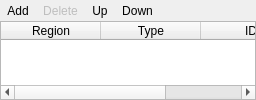
     <widget class="QWidget" name="top_frame" native="true">
      <property name="sizePolicy">
       <sizepolicy hsizetype="Expanding" vsizetype="MinimumExpanding">
        <horstretch>0</horstretch>
        <verstretch>0</verstretch>
       </sizepolicy>
      </property>
      <property name="maximumSize">
       <size>
        <width>16777215</width>
        <height>100</height>
       </size>
      </property>
      <layout class="QVBoxLayout" name="top_frame_layout">
       <property name="spacing">
        <number>0</number>
       </property>
       <property name="leftMargin">
        <number>0</number>
       </property>
       <property name="topMargin">
        <number>0</number>
       </property>
       <property name="rightMargin">
        <number>0</number>
       </property>
       <property name="bottomMargin">
        <number>0</number>
       </property>
       <item>
        <layout class="QGridLayout" name="gridLayout_1" columnstretch="0">
         <property name="leftMargin">
          <number>0</number>
         </property>
         <property name="topMargin">
          <number>0</number>
         </property>
         <property name="rightMargin">
          <number>0</number>
         </property>
         <property name="bottomMargin">
          <number>0</number>
         </property>
         <item row="0" column="0">
          <layout class="QHBoxLayout" name="horizontalLayout_1">
           <item>
            <widget class="QToolButton" name="toolbutton_add">
             <property name="toolTip">
              <string>Define new boundary condition over one or more regions</string>
             </property>
             <property name="text">
              <string>Add</string>
             </property>
             <property name="autoRaise">
              <bool>true</bool>
             </property>
            </widget>
           </item>
           <item>
            <widget class="QToolButton" name="toolbutton_delete">
             <property name="enabled">
              <bool>false</bool>
             </property>
             <property name="toolTip">
              <string>Delete boundary condition</string>
             </property>
             <property name="text">
              <string>Delete</string>
             </property>
             <property name="autoRaise">
              <bool>true</bool>
             </property>
            </widget>
           </item>
           <item>
            <widget class="QToolButton" name="toolbutton_up">
             <property name="toolTip">
              <string>Move selected row up</string>
             </property>
             <property name="text">
              <string>Up</string>
             </property>
             <property name="autoRaise">
              <bool>true</bool>
             </property>
            </widget>
           </item>
           <item>
            <widget class="QToolButton" name="toolbutton_down">
             <property name="toolTip">
              <string>Move selected row down</string>
             </property>
             <property name="text">
              <string>Down</string>
             </property>
             <property name="autoRaise">
              <bool>true</bool>
             </property>
            </widget>
           </item>
           <item>
            <spacer name="horizontalSpacer">
             <property name="orientation">
              <enum>Qt::Horizontal</enum>
             </property>
             <property name="sizeHint" stdset="0">
              <size>
               <width>40</width>
               <height>20</height>
              </size>
             </property>
            </spacer>
           </item>
          </layout>
         </item>
        </layout>
       </item>
       <item>
        <widget class="QTableWidget" name="tablewidget_regions">
         <property name="maximumSize">
          <size>
           <width>16777215</width>
           <height>100</height>
          </size>
         </property>
         <property name="font">
          <font>
           <weight>50</weight>
           <bold>false</bold>
          </font>
         </property>
         <property name="selectionMode">
          <enum>QAbstractItemView::SingleSelection</enum>
         </property>
         <property name="selectionBehavior">
          <enum>QAbstractItemView::SelectRows</enum>
         </property>
         <attribute name="horizontalHeaderHighlightSections">
          <bool>false</bool>
         </attribute>
         <attribute name="verticalHeaderVisible">
          <bool>false</bool>
         </attribute>
         <column>
          <property name="text">
           <string>Region</string>
          </property>
         </column>
         <column>
          <property name="text">
           <string>Type</string>
          </property>
         </column>
         <column>
          <property name="text">
           <string>ID</string>
          </property>
         </column>
        </widget>
       </item>
      </layout>
     </widget>
